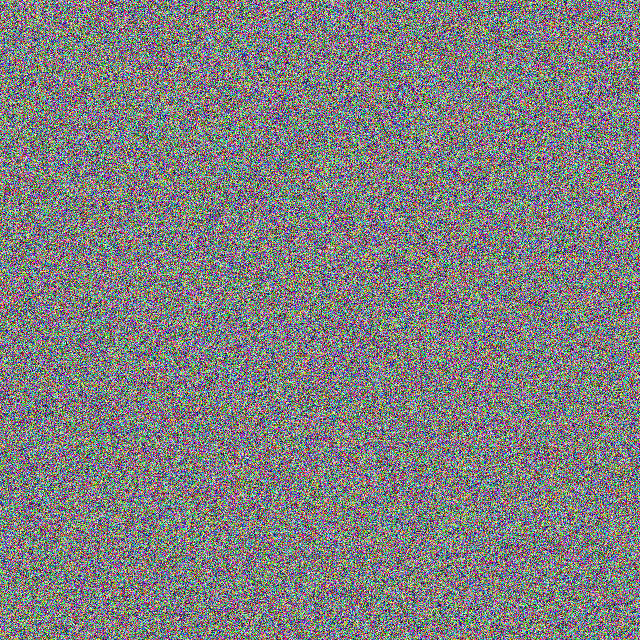
#> input picture random_colors.png, 640 x 640 px, found by its file name
$ python histogram.py
#> lines starting #> are read from the running program, lines starting #| are printed output that depends on the picture
from PIL import Image
import matplotlib.pyplot as plt
import seaborn as sns
import numpy as np

def plot_image_histogram(image_path):
    image = Image.open(image_path)
#> image is the input picture: PIL image 640x640 RGBA; mean R, G, B, A 127.6, 127.5, 127.6, 255
    image = np.array(image)
    sns.set(style="whitegrid")
    plt.figure(figsize=(12, 8))

    for channel_id, channel in enumerate(["red", "green", "blue"]):
        channel_data = image[:, :, channel_id].ravel()
        sns.histplot(channel_data, color=channel, kde=True, stat="density", bins=256, line_kws={'linewidth': 1})
    plt.title('RGB Channel Histogram')
    plt.xlabel('Pixel Intensity')
    plt.ylabel('Density')
    plt.legend(labels=['Red Channel', 'Green Channel', 'Blue Channel'])
    plt.tight_layout()
    plt.show()
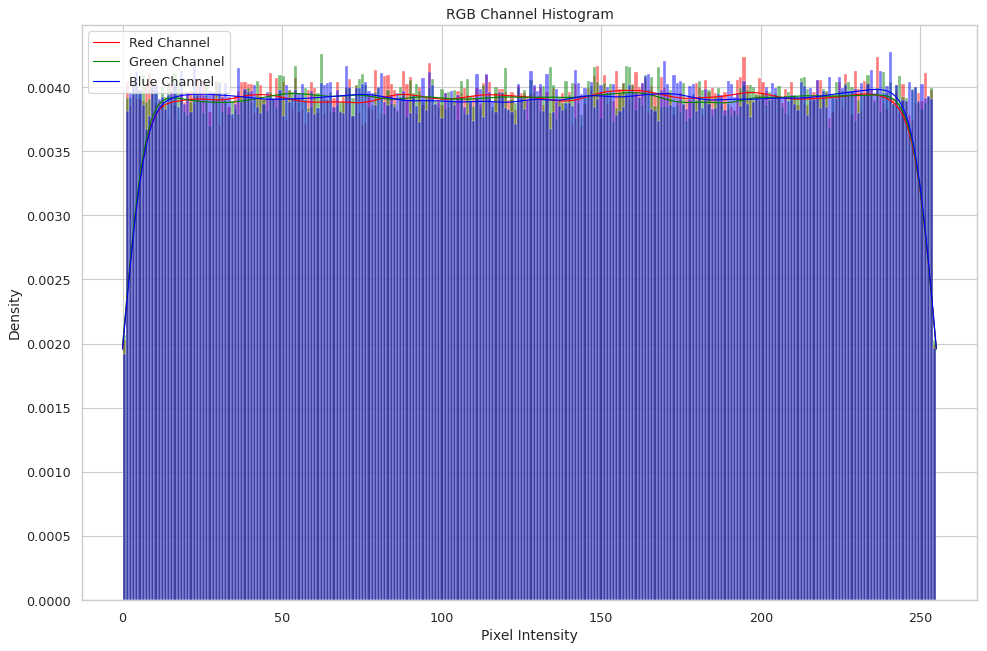
#> figure drawn by matplotlib, 1 panel; tallest bar 0.00424 high, from x = 236.1 to 237.1; tallest bar 0.00426 high, from x = 61.76 to 62.75; tallest bar 0.00427 high, from x = 240.1 to 241.1; curve peaks at x = 158.9, y = 0.00398


if __name__ ==  "__main__":
    # Change to the desired path.
    image_path = '/home/yalouini/Documents/cv_insights/random_colors.png'
    plot_image_histogram(image_path)
